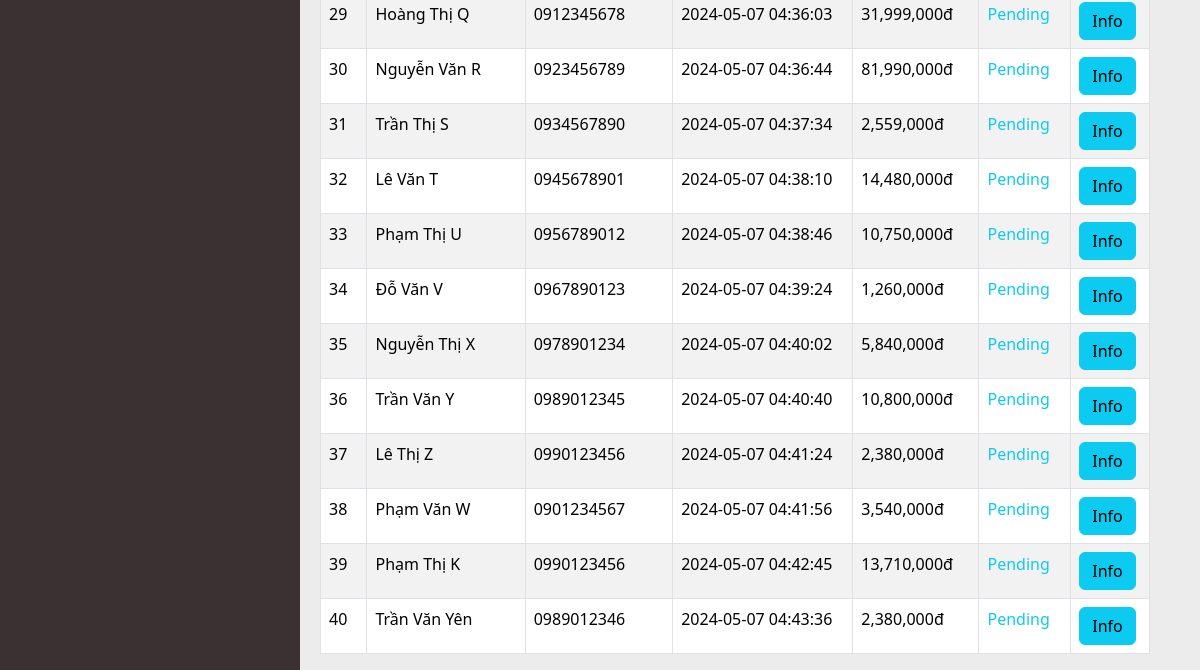
The page /AdPages/pages/orders.php (signed in, lower part) on the database as committed earlier.
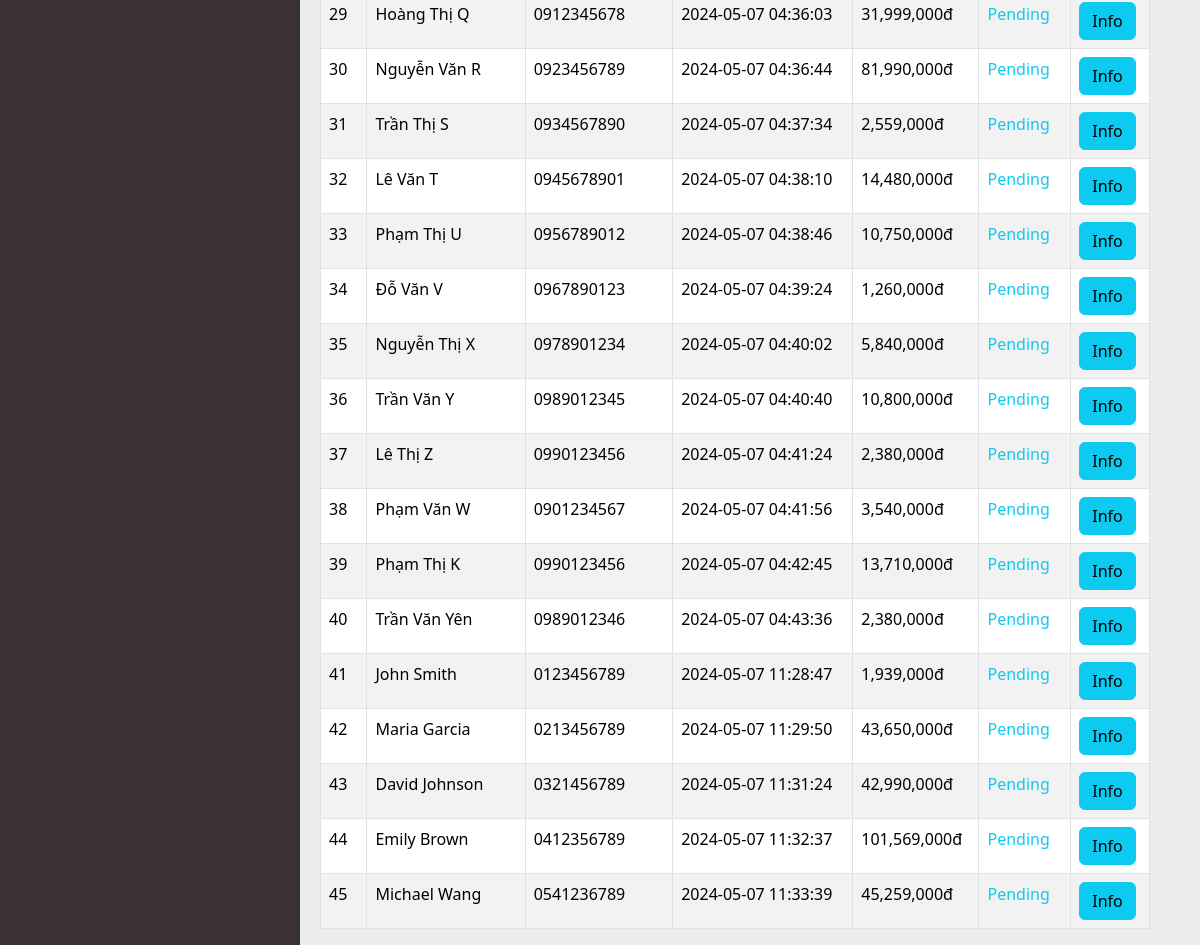
The same page on the database as committed later.
### tables this page shows
CREATE TABLE `orders` (
  `id` int(11) NOT NULL,
  `user_id` int(11) NOT NULL,
  `full_name` varchar(50) NOT NULL,
  `email` varchar(50) NOT NULL,
  `phone_number` varchar(10) NOT NULL,
  `address` varchar(50) NOT NULL,
  `note` text DEFAULT NULL,
  `order_date` datetime NOT NULL,
  `status` varchar(50) NOT NULL,
  `total_money` int(11) NOT NULL
);

### AdPages/pages/orders.php (the view, shortened to what this page needs)
<?php
    include "../components/db.php";
?>
<!DOCTYPE html>
<html lang="en">
    <head>
        <link href="https://cdn.jsdelivr.net/npm/bootstrap@5.3.3/dist/css/bootstrap.min.css" rel="stylesheet">
        <link rel="stylesheet" href="https://cdn.jsdelivr.net/npm/bootstrap-icons@1.11.3/font/bootstrap-icons.min.css">
        <link rel="stylesheet" href="../style/admin.css">
    </head>
    <body>
        <div class="main-container">
            <?php include "../components/leftMain.php" ?>
            <div class="right-main">
            <div style="margin-right: 50px;">
                <table class="table table-striped table-bordered">
                    <tbody>
                    <?php
                        $query = "SELECT * FROM orders";
                        $result = mysqli_query($link, $query);
                        $no = 0;
                        while (mysqli_num_rows($result) > 0 && $row = mysqli_fetch_assoc($result)){
                            $no++;
                            echo '
                                <tr>
                                    <td>'.$no.'</td>
                                    <td>'.$row['full_name'].'</td>
                                    <td>'.$row['phone_number'].'</td>
                                    <td>'.$row['order_date'].'</td>
                                    <td>'.number_format($row['total_money']).'đ</td>
                            ';
                            if ($row['status'] == 'Shipped'){
                                echo' <td style="color: green">'.$row['status'].'</td> ';
                            }
                            else if ($row['status'] == 'Pending'){
                                echo' <td style="color: #0DCAF0">'.$row['status'].'</td> ';
                            }
                            echo '
                                    <td>
                                        <a type="button" class="btn btn-info"  href="detail.php?id='.$row['id'].'">Info</button>
                                    </td>
                                </tr>
                            ';
                        }
                    ?>
                    </tbody>
                </table>
            </div>
            </div>
        </div>
    </body>
</html>

### AdPages/components/leftMain.php (shortened to what this page needs)
<div class="left-main">
</div>

### AdPages/style/admin.css (style rules this page uses)
* { margin: 0 }
.main-container { display: grid; grid-template-columns: 300px 1fr; background-color: #ECECEC; }
.left-main { grid-column: 1 / 2; height: 100vh; background-color: #3C3132; text-align: center; padding-top: 10px; }
.right-main { grid-column: 2 / 3; padding-left: 20px; height: 100vh; overflow: auto; }

Rows that differ between the two databases and show on the page:
added orders: full_name "John Smith", phone_number "0123456789", order_date "2024-05-07 11:28:47", total_money "1,939,000", status "Pending"
added orders: full_name "Maria Garcia", phone_number "0213456789", order_date "2024-05-07 11:29:50", total_money "43,650,000", status "Pending"
added orders: full_name "David Johnson", phone_number "0321456789", order_date "2024-05-07 11:31:24", total_money "42,990,000", status "Pending"
added orders: full_name "Emily Brown", phone_number "0412356789", order_date "2024-05-07 11:32:37", total_money "101,569,000", status "Pending"
added orders: full_name "Michael Wang", phone_number "0541236789", order_date "2024-05-07 11:33:39", total_money "45,259,000", status "Pending"
